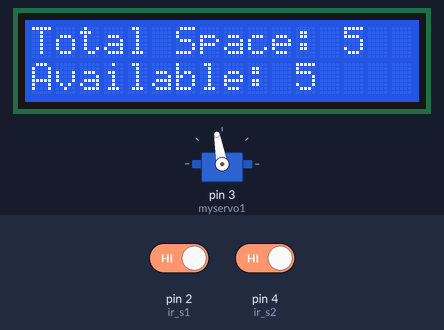
The sketch below on a simulated Arduino Uno, built with avr-gcc and run on an emulated ATmega328P. On the bench: servo, 16×2 character LCD. The test bench sets the inputs (shaded band); at power-on: pin 2 (ir_s1) HIGH, pin 4 (ir_s2) HIGH.

Above: at 3.2 s.
3.3 s: pin 2 (ir_s1) driven LOW
At 3.7 s:
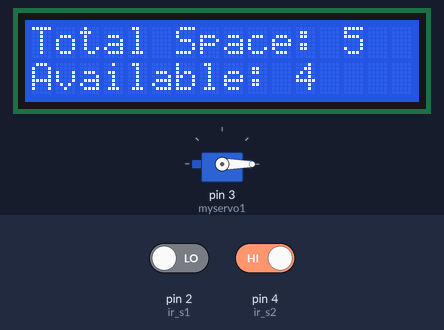
4.8 s: pin 4 (ir_s2) driven LOW
At 7.6 s:
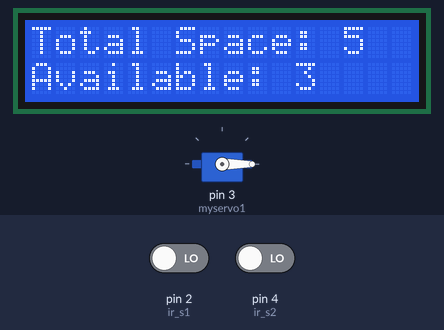
7.8 s: pin 4 (ir_s2) driven HIGH
9.3 s: pin 4 (ir_s2) driven LOW
At 12.1 s:
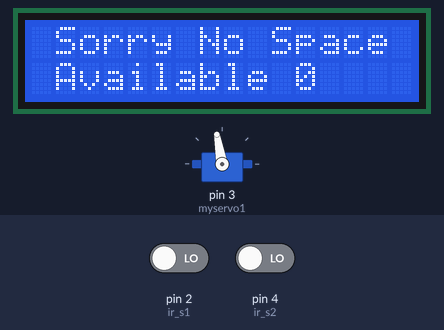
12.3 s: pin 2 (ir_s1) driven HIGH
At 13.5 s:
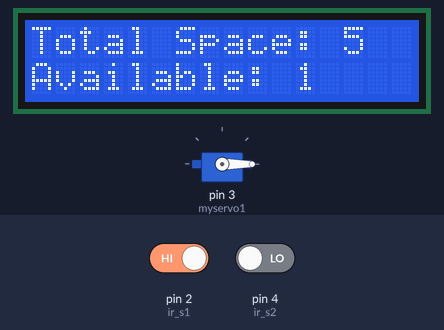
Timing chart, 0 to 14.8 s (numbered marks = the images above; inputs shaded):
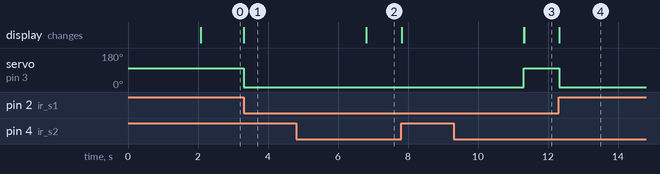

The sketch:

Car-Parking.ino
```cpp
#include <LiquidCrystal.h> // Include the LiquidCrystal library
#include <Servo.h>         // Include the Servo library

// Initialize the LCD with the corresponding interface pins
LiquidCrystal lcd(A0, A1, A2, A3, A4, A5);

Servo myservo1; // Create a Servo object

int ir_s1 = 2; // IR sensor 1 (entry)
int ir_s2 = 4; // IR sensor 2 (exit)

int Total = 5; // Total parking spaces
int Space;     // Available parking spaces

int flag1 = 0;
int flag2 = 0;

void setup() {
    pinMode(ir_s1, INPUT);
    pinMode(ir_s2, INPUT);

    myservo1.attach(3);
    myservo1.write(100); // Initial servo position

    lcd.begin(16, 2); // Initialize the LCD (16x2)
    lcd.setCursor(0, 0);
    lcd.print(" Car Parking ");
    lcd.setCursor(0, 1);
    lcd.print(" System ");
    delay(2000);
    lcd.clear();

    Space = Total; // Initialize available spaces
}

void loop() {
    if (digitalRead(ir_s1) == LOW && flag1 == 0) {
        if (Space > 0) {
            flag1 = 1;
            if (flag2 == 0) {
                myservo1.write(0);
                Space = Space - 1;
            }
        } else {
            lcd.setCursor(0, 0);
            lcd.print(" Sorry No Space ");
            lcd.setCursor(0, 1);
            lcd.print(" Available ");
            delay(1000);
            lcd.clear();
        }
    }

    if (digitalRead(ir_s2) == LOW && flag2 == 0) {
        flag2 = 1;
        if (flag1 == 0) {
            myservo1.write(0);
            Space = Space + 1;
        }
    }

    if (flag1 == 1 && flag2 == 1) {
        delay(1000);
        myservo1.write(100);
        flag1 = 0;
        flag2 = 0;
    }

    lcd.setCursor(0, 0);
    lcd.print("Total Space: ");
    lcd.print(Total);

    lcd.setCursor(0, 1);
    lcd.print("Available: ");
    lcd.print(Space);
}
```

Measured:
- after the input at 3.3 s, servo on pin 3 (myservo1): 100° → 0° at once; the display: changes at once (image 1)
- after the input at 4.8 s, the display: changes after 2.0 s (image 2)
- after the input at 9.3 s, servo on pin 3 (myservo1): 0° → 100° after 2.0 s; the display: first changes after 2.0 s (image 3 shows a later state)
- after the input at 12.3 s, servo on pin 3 (myservo1): goes on until 12.3 s, then stays 0°
